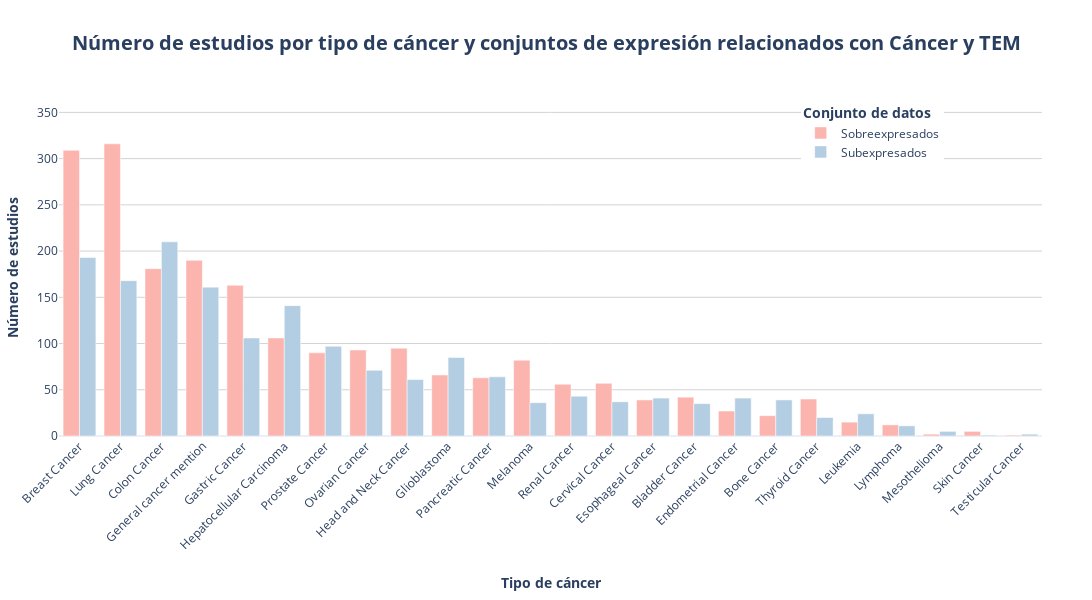

The notebook cell saved with this chart:
### Markdown cell above
## Grafico de la distribución de los tipos de cáncer con respecto a la cantidad de bibligrafia separados en grupos de expresión

### Code cell
graficar_distribucion_cancer_bibliografia_barras(bibliografia_genes_clasificada)

### Figure 1 — Plotly figure (JSON) as saved in the notebook; plotly's stock layout.template omitted (floating-point values rounded to 4 significant figures)
{"data": [{"alignmentgroup": "True", "hovertemplate": "<b>Tipo de cáncer:</b> %{x}<br><b>Conjunto de datos:</b> %{fullData.name}<br><b>Número de estudios:</b> %{y}", "legendgroup": "Sobreexpresados", "marker": {"color": "#FBB4AE", "pattern": {"shape": ""}}, "name": "Sobreexpresados", "offsetgroup": "Sobreexpresados", "orientation": "v", "showlegend": true, "textposition": "auto", "type": "bar", "x": ["Breast Cancer", "Lung Cancer", "Colon Cancer", "General cancer mention", "Gastric Cancer", "Hepatocellular Carcinoma", "Prostate Cancer", "Ovarian Cancer", "Head and Neck Cancer", "Glioblastoma", "Pancreatic Cancer", "Melanoma", "Renal Cancer", "Cervical Cancer", "Esophageal Cancer", "Bladder Cancer", "Endometrial Cancer", "Bone Cancer", "Thyroid Cancer", "Leukemia", "Lymphoma", "Mesothelioma", "Skin Cancer", "Testicular Cancer"], "xaxis": "x", "y": [309, 316, 181, 190, 163, 106, 90, 93, 95, 66, 63, 82, 56, 57, 39, 42, 27, 22, 40, 15, 12, 2, 5, 1], "yaxis": "y"}, {"alignmentgroup": "True", "hovertemplate": "<b>Tipo de cáncer:</b> %{x}<br><b>Conjunto de datos:</b> %{fullData.name}<br><b>Número de estudios:</b> %{y}", "legendgroup": "Subexpresados", "marker": {"color": "#B3CDE3", "pattern": {"shape": ""}}, "name": "Subexpresados", "offsetgroup": "Subexpresados", "orientation": "v", "showlegend": true, "textposition": "auto", "type": "bar", "x": ["Breast Cancer", "Lung Cancer", "Colon Cancer", "General cancer mention", "Gastric Cancer", "Hepatocellular Carcinoma", "Prostate Cancer", "Ovarian Cancer", "Head and Neck Cancer", "Glioblastoma", "Pancreatic Cancer", "Melanoma", "Renal Cancer", "Cervical Cancer", "Esophageal Cancer", "Bladder Cancer", "Endometrial Cancer", "Bone Cancer", "Thyroid Cancer", "Leukemia", "Lymphoma", "Mesothelioma", "Skin Cancer", "Testicular Cancer"], "xaxis": "x", "y": [193, 168, 210, 161, 106, 141, 97, 71, 61, 85, 64, 36, 43, 37, 41, 35, 41, 39, 20, 24, 11, 5, 1, 2], "yaxis": "y"}], "layout": {"barmode": "group", "height": 600, "hoverlabel": {"bgcolor": "white", "font": {"family": "Arial", "size": 12}}, "legend": {"orientation": "v", "title": {"text": "<b>Conjunto de datos</b>"}, "tracegroupgap": 0, "x": 0.9, "xanchor": "right", "y": 0.8, "yanchor": "bottom"}, "margin": {"b": 150, "l": 50, "r": 50, "t": 100}, "title": {"font": {"size": 20}, "text": "<b>Número de estudios por tipo de cáncer y conjuntos de expresión relacionados con Cáncer y TEM</b>", "x": 0.5}, "width": 1200, "xaxis": {"anchor": "y", "domain": [0, 1], "tickangle": -45, "tickfont": {"size": 12}, "title": {"standoff": 25, "text": "<b>Tipo de cáncer</b>"}}, "yaxis": {"anchor": "x", "domain": [0, 1], "gridcolor": "lightgrey", "range": [0, 363.4], "title": {"text": "<b>Número de estudios</b>"}}}}
